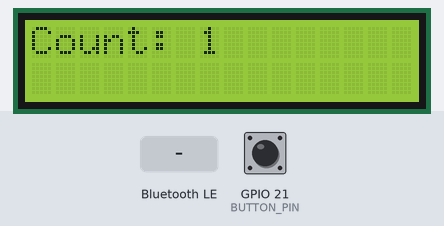
The sketch below on a simulated ESP32. Parts: 16×2 character LCD. The inputs (shaded band) are chosen by the test bench; at power-on: GPIO 21 (BUTTON_PIN) HIGH. Nothing arrives over Bluetooth unless stated; a phone connects over Bluetooth LE 3 s after start.

Above: at 1.6 s.
1.7 s: GPIO 21 (BUTTON_PIN) pulled LOW for 0.15 s
At 2.2 s:
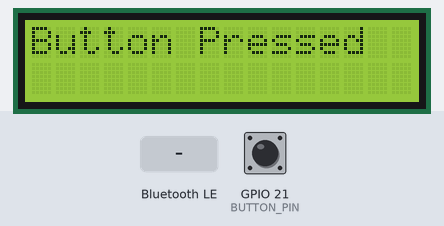
4.8 s: Bluetooth LE write "1" received
At 6.3 s:
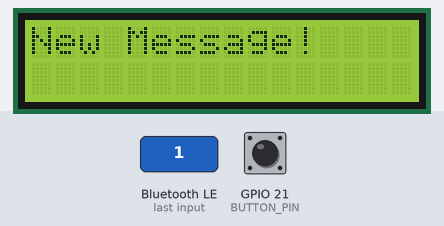
7.8 s: Bluetooth LE write "0" received
10.8 s: Bluetooth LE write "2" received
Timing chart, 0 to 13.8 s (numbered marks = the images above; inputs shaded):
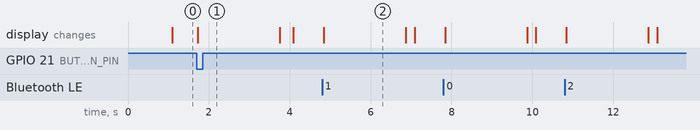

Measured:
- after the input at 1.7 s, the display: changes at once (image 1)
- after the input at 4.8 s, the display: changes at once (image 2)
- what the display in image 2 shows lasts 2.1 s, from 4.8 s to 6.9 s

The sketch:

lab3part3.ino
```cpp
/*
 * Filename: lab3par3.ino
 * Author: Armina Moghadasi and Nathaniel Wagner
 * Description: Displays a seconds counter on an I2C LCD, incremented by a
 *              hardware timer interrupt. A button triggers a "Button Pressed"
 *              message on the LCD for 2 seconds before the counter resumes.
 */

#include <LiquidCrystal_I2C.h>
#include <Wire.h>

//BLE Headers
#include <BLEDevice.h>
#include <BLEUtils.h>
#include <BLEServer.h>

#define SDA_PIN 17
#define SCL_PIN 18
#define LCD_ADDR 0x27


// LiquidCrystal_I2C handles all low-level PCF8574T/I2C command timing
// internally, so we never hand-roll nibble/byte writes ourselves.
LiquidCrystal_I2C lcd(LCD_ADDR, 16, 2);

#define BUTTON_PIN 21
#define DEBOUNCE_INTERVAL_MS 50
#define BUTTON_MESSAGE_DURATION_MS 2000
#define DISPLAY_HOLD_MS 2000

// Hardware timer fires once per second. 1,000,000 ticks at a 1MHz tick rate
// equals exactly 1 second
#define TIMER_FREQUENCY_HZ 1000000
#define TIMER_ALARM_TICKS 1000000

// Service and Characteristic UUIDs
//UUID is Univrsally Unique Identifier. 128-bit number formatted as 32 hex characters.
//Because there are sso many possible combinations, the chances of two generated UUIDs
//colliding are practically zero.
#define SERVICE_UUID        "19B10011-E8F2-537E-4F6C-D104768A1214"  //12
#define CHARACTERISTIC_UUID "19B10012-E8F2-537E-4F6C-D104768A1214" //13

hw_timer_t *counterTimer = NULL;

volatile uint32_t counter = 0;
volatile bool counterUpdated = false;
volatile bool buttonPressed = false;
volatile uint32_t lastButtonInterruptMillis = 0;

//Ble message
volatile bool bleMessageReceived = false;

// Clears the first 16 characters of row 0 by overwriting with spaces,
// then writes the new message starting at column 0.
void lcdPrint(const char *message) {
  lcd.setCursor(0, 0);
  lcd.print("                ");
  lcd.setCursor(0, 0);
  lcd.print(message);
}

//BLeE callback that trigeers when LightBlue writes data to the characteristic
class MyCallbacks: public BLECharacteristicCallbacks {
    void onWrite(BLECharacteristic *pCharacteristic) override {
        bleMessageReceived = true;
    }
};

// Timer ISR: fires once per second based on the hardware alarm.
void IRAM_ATTR onTimerInterrupt() {
  counter++;
  counterUpdated = true;
}

// Button ISR: fires on FALLING edge via attachInterrupt(). Debounces in
// software
void IRAM_ATTR onButtonPress() {
  uint32_t nowMillis = millis();
  if ((nowMillis - lastButtonInterruptMillis) >= DEBOUNCE_INTERVAL_MS) {
    buttonPressed = true;
    lastButtonInterruptMillis = nowMillis;
  }
}

void setup() {
  Serial.begin(115200);

  // Overwrites default GPIO pin assignment in lcd.init()
  Wire.begin(SDA_PIN, SCL_PIN);

  lcd.init();
  lcd.backlight();
  lcd.clear();

  pinMode(BUTTON_PIN, INPUT_PULLUP);
  attachInterrupt(digitalPinToInterrupt(BUTTON_PIN), onButtonPress, FALLING);

  counterTimer = timerBegin(TIMER_FREQUENCY_HZ);
  timerAttachInterrupt(counterTimer, &onTimerInterrupt);
  timerAlarm(counterTimer, TIMER_ALARM_TICKS, true, 0);

  //BLE Setup
  BLEDevice::init("ESP32_LCD_Counter");
  BLEServer *pServer = BLEDevice::createServer();
  BLEService *pService = pServer->createService(SERVICE_UUID);

  BLECharacteristic *pCharacteristic = pService->createCharacteristic(CHARACTERISTIC_UUID,
                                          BLECharacteristic::PROPERTY_READ |
                                          BLECharacteristic::PROPERTY_WRITE
                                        );
  pCharacteristic->setCallbacks(new MyCallbacks());
  pService->start();

  //Start BLE advertising
  BLEAdvertising *pAdvertising = pServer->getAdvertising();
  pAdvertising->addServiceUUID(SERVICE_UUID);
  pAdvertising->setScanResponse(true);
  pAdvertising->start();
}

void loop() {
  static uint32_t lastDisplayedCounter = 0xFFFFFFFF;
  static bool wasButtonPressed = false;
  static uint32_t buttonMessageStartMillis = 0;

  //track BleMessages
  static bool wasBleMsgDisplayed = false;
  static uint32_t bleMessageStartMillis = 0;

  if (buttonPressed) {
    // On first detecting the press (not yet displayed), show the
    // message and start the 2-second hold timer.
    if (!wasButtonPressed) {
      lcdPrint("Button Pressed");
      buttonMessageStartMillis = millis();
      wasButtonPressed = true;
    }

    // Once the hold duration elapses, resume normal counter display
    // and force a redraw on the next loop iteration via the sentinel.
    if ((millis() - buttonMessageStartMillis) >= BUTTON_MESSAGE_DURATION_MS) {
      buttonPressed = false;
      wasButtonPressed = false;
      lastDisplayedCounter = 0xFFFFFFFF;
    }
  } else if(bleMessageReceived) {
    if (!wasBleMsgDisplayed) {
      lcdPrint("New Message!");
      bleMessageStartMillis = millis();
      wasBleMsgDisplayed = true;
    }

    if ((millis() - bleMessageStartMillis) >= DISPLAY_HOLD_MS) {
      bleMessageReceived = false;
      wasBleMsgDisplayed = false;
      lastDisplayedCounter = 0xFFFFFFFF;
    }
  } else if (counterUpdated) {
    // Clear the flag first so we don't miss/duplicate an update if the
    // ISR fires again while we're in the middle of handling this one.
    counterUpdated = false;

    // Only rewrite the LCD when the displayed value is actually stale,
    // to avoid unnecessary I2C traffic on every loop iteration.
    if (counter != lastDisplayedCounter) {
      char buffer[17];
      snprintf(buffer, sizeof(buffer), "Count: %lu", (unsigned long)counter);
      lcdPrint(buffer);
      lastDisplayedCounter = counter;
    }
  }
}
```
